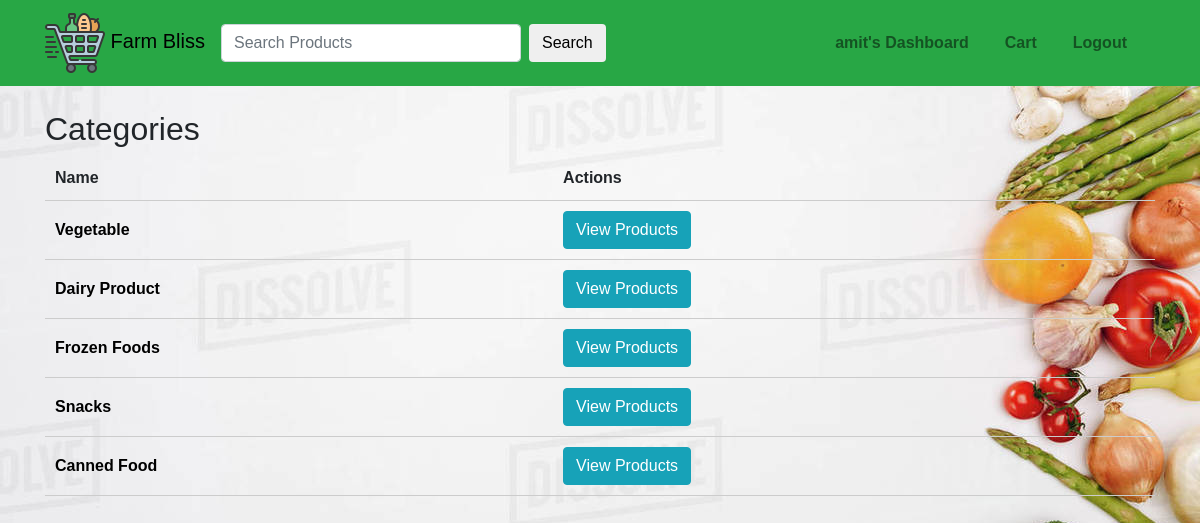
/user_dashboard (signed in), run on the app's committed database.
### app.py (models this page shows)
class User(db.Model,UserMixin):
    id = db.Column(db.Integer, primary_key=True)
    username = db.Column(db.String(50), unique=True, nullable=False)
    password = db.Column(db.String, nullable=False)
    cart_items = db.relationship('CartItem', backref='user', lazy=True)

class Section(db.Model):
    id = db.Column(db.Integer, primary_key=True)
    name = db.Column(db.String(50), nullable=False)
    section_type = db.Column(db.String(50))
    admin_id = db.Column(db.Integer, db.ForeignKey('admin.admin_id'), nullable=False)
    products = db.relationship('Product', backref='section', lazy=True)

### app.py (the view)
@app.route('/user_dashboard', methods=['GET', 'POST'])
@login_required
def user_dashboard():
    if request.method == 'POST' and 'logout' in request.form:
        session.clear()
        flash('Logged out successfully!', 'success')
        return redirect(url_for('user_login'))
    user_id = session.get('user_id')
    user = User.query.get(user_id)
    user_name = user.username
    sections = Section.query.all()
    return render_template('user_dashboard.html', sections=sections,user_name=user_name)

### app.py (called while the page is built)
@login_manager.user_loader
def user_loader(user_id):
    return User.query.filter_by(id=user_id).first()

### templates/user_dashboard.html (shortened to what this page needs)
{% extends 'base.html' %}
{% block content %}
    <h2>Categories</h2>
    <table>
        <thead>
            <tr>
                <th>Name</th>
                <th>Actions</th>
            </tr>
        </thead>
        <tbody>
            {% for section in sections %}
                <tr>
                    <td style="color: black; font-weight: bold;">{{ section.name }}</td>
                    <td>
                        <a href="{{ url_for('products', section_id=section.id) }}" class="btn btn-info">View Products</a>
                    </td>
                </tr>
            {% endfor %}
        </tbody>
    </table>
{% endblock %}

### templates/base.html (shortened to what this page needs)
<!DOCTYPE html>
<html lang="en">
<head>
    <link rel="stylesheet" href="https://maxcdn.bootstrapcdn.com/bootstrap/4.0.0/css/bootstrap.min.css">
    <link rel="stylesheet" href="https://cdn.jsdelivr.net/npm/bootstrap-icons@1.18.0/font/bootstrap-icons.css">
    <link rel="stylesheet" type="text/css" href="{{ url_for('static', filename='css/styles.css') }}">
</head>
<body>
    <nav class="navbar navbar-expand-lg navbar-light bg-success" style="background-color: #8cc63f;">
        <div class="container">
            <a class="navbar-brand"  style="color:black"><img src="{{ url_for('static', filename='images/logo.png') }}" class="logo-img">
                Farm Bliss</a>
            <div class="collapse navbar-collapse" id="navbarSupportedContent">
                {% if 'user_id' in session %}
                <div class="d-flex justify-content-center">
                    <form class="form-inline my-2 my-lg-0 mr-auto" action="{{ url_for('search') }}" method="POST">
                        <input class="form-control mr-sm-2" type="search" name="query" placeholder="Search Products" aria-label="Search" style="width: 300px;">
                        <button class="btn btn-custom my-2 my-sm-0" type="submit">Search</button>
                    </form>
                </div>
                {% endif %}
                <ul class="navbar-nav ml-auto">
                    {% if 'admin_id' not in session and 'user_id' not in session %}
                        <li class="nav-item active">
                            <a class="nav-link" href="/" >Home <span class="sr-only">(current)</span></a>
                        </li>
                    {% elif 'user_id' in session %}
                        <li class="nav-item">
                            <a class="nav-link" href="{{ url_for('user_dashboard') }}" >{{user_name}}'s Dashboard</a>
                        </li>
                        <li class="nav-item">
                            <a class="nav-link" href="/cart" >Cart</a>
                        </li>
                        <li class="nav-item">
                            <a class="nav-link" href="/logout" >Logout</a>
                        </li>
                    {% endif %}
                </ul>
            </div>
        </div>
    </nav>
    <div class="container mt-4">
        {% block content %}{% endblock %}
    </div>
</body>
</html>

### static/css/styles.css (style rules this page uses)
body { font-family: Arial, sans-serif; margin: 0; padding: 0; background-color: #f5f5f5; background-image: url('../images/gs.jpg'); background-repeat: repeat; background-size: cover; }
nav { background-color: #333; padding: 10px 0; }
nav ul { list-style-type: none; margin: 0; padding: 0; }
nav ul li { display: inline; margin-right: 20px; }
nav ul li a { color:red; text-decoration: none; padding: 10px; font-size: 16px; font-weight: bold; }
form { margin-bottom: 20px; }
table { width: 100%; border-collapse: collapse; }
table th, table td { padding: 10px; text-align: left; border-bottom: 1px solid #ccc; }

### data on the page
User: username "amit"
Section: name "Vegetable"
Section: name "Dairy Product"
Section: name "Frozen Foods"
Section: name "Snacks"
Section: name "Canned Food"
